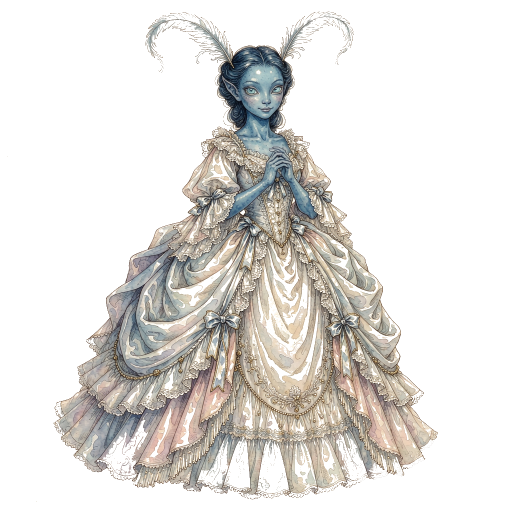
#> input picture processed/alienfolk-3.png, 1024 x 1024 px, given in place of oldfolk-1.png, which was not available (shown at 1/2 size)
$ python _batch_check.py
#> lines starting #> are read from the running program, lines starting #| are printed output that depends on the picture; pictures that were not available may be replaced by others from this repository, and a replacement may not be noted
from PIL import Image
import numpy as np
BG=(14,22,46)
cats=["oldfolk","imp","flybeast","oddplants","jewels"]
rows=[]
for cat in cats:
    ims=[]
    for i in range(1,7):
        p=f"processed/{cat}-{i}.png"
        im=Image.open(p).convert("RGBA"); a=np.array(im)
#> further down, im is the input picture: PIL image 1024x1024 RGBA; mean R, G, B, A 217, 207.1, 191.1, 82.2
        al=a[...,3]
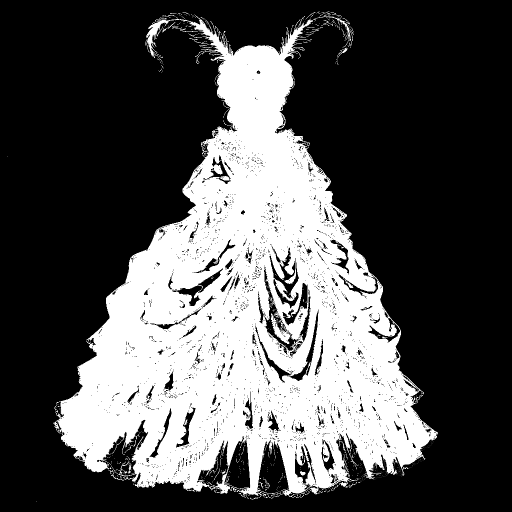
#> al: shape (1024, 1024) (shown at 1/2 size); min 0, max 255, mean 82.2
        op=(al>200).sum()/al.size*100; semi=((al>30)&(al<=200)).sum()/al.size*100
#> after `op = (al > 200).sum() / al.size * 100`: op = 32.1
#> after `semi = ((al > 30) & (al <= 200)).sum() / al.size * 100`: semi = 0.246
        print(f"{cat}-{i}: opaque={op:.1f}% semi={semi:.1f}%")
#| oldfolk-1: opaque=32.1% semi=0.2%
        bg=Image.new("RGB",im.size,BG); bg.paste(im,(0,0),im); ims.append(bg.resize((300,300)))
#> after `bg = Image.new('RGB', im.size, BG)`:
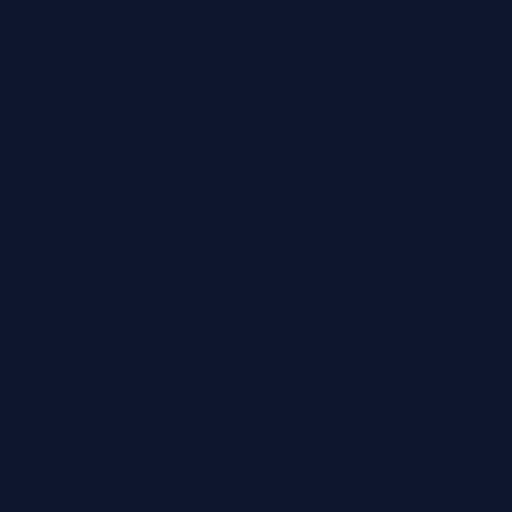
#> bg: PIL image 1024x1024 RGB (shown at 1/2 size); mean R, G, B 14, 22, 46
#> after `bg.paste(im, (0, 0), im)`:
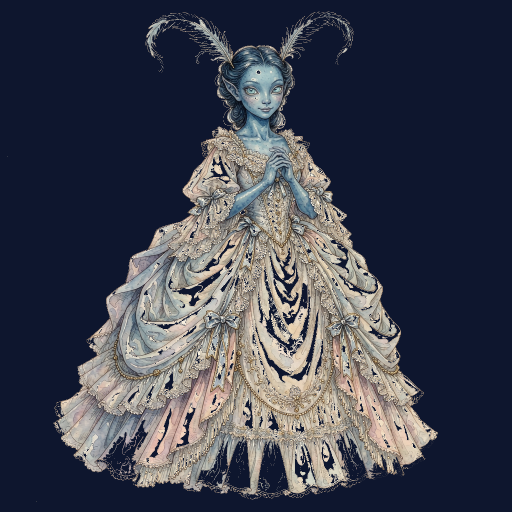
#> bg: PIL image 1024x1024 RGB (shown at 1/2 size); mean R, G, B 62.9, 66, 79
#> (the run stopped early here; a loop or call above may not have finished)

$ run again, on processed/constellation-3.png
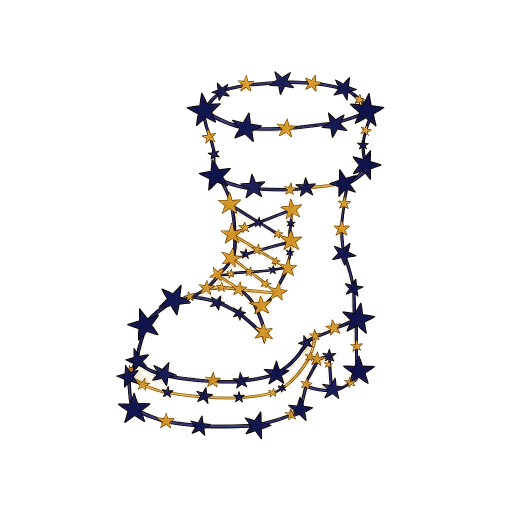
#> input picture processed/constellation-3.png, 1024 x 1024 px, given in place of oldfolk-1.png, which was not available (shown at 1/2 size)
#> im is the input picture: PIL image 1024x1024 RGBA; mean R, G, B, A 232.2, 220.2, 198.5, 21.1
#> `al=a[...,3]`:
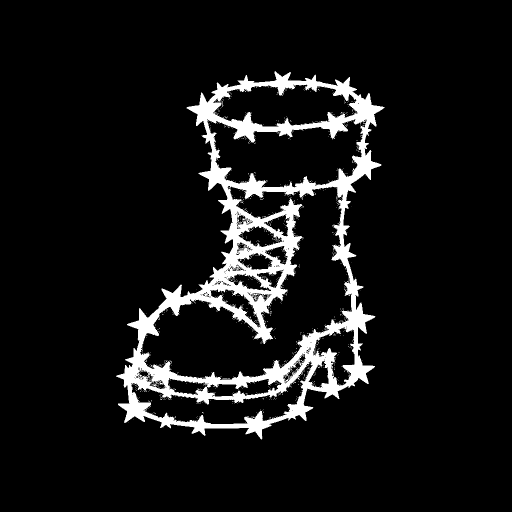
#> al: shape (1024, 1024) (shown at 1/2 size); min 0, max 255, mean 21.1
#> op = 8.24
#> semi = 0.0239
#| oldfolk-1: opaque=8.2% semi=0.0%
#> `bg.paste(im, (0, 0), im)`:
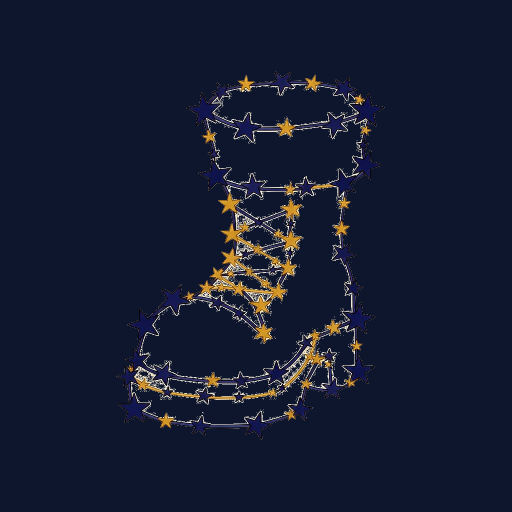
#> bg: PIL image 1024x1024 RGB (shown at 1/2 size); mean R, G, B 21.5, 27.7, 49.5
